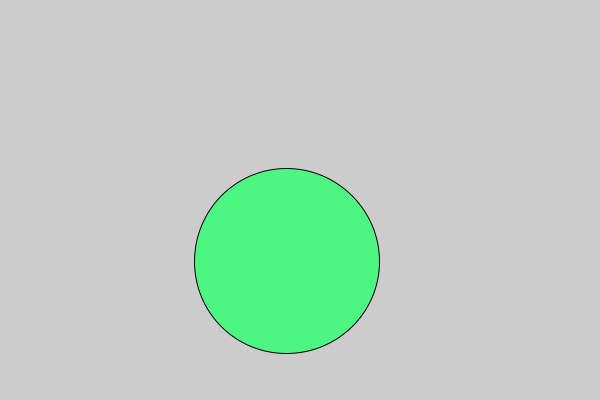
Frame 1 (no input)
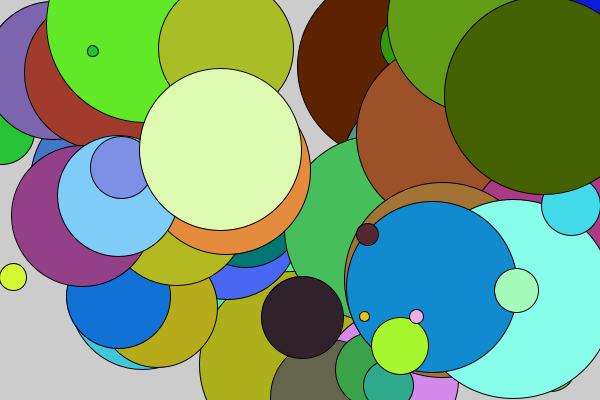
Frame 60 (the mouse pressed at the canvas centre just before this capture)
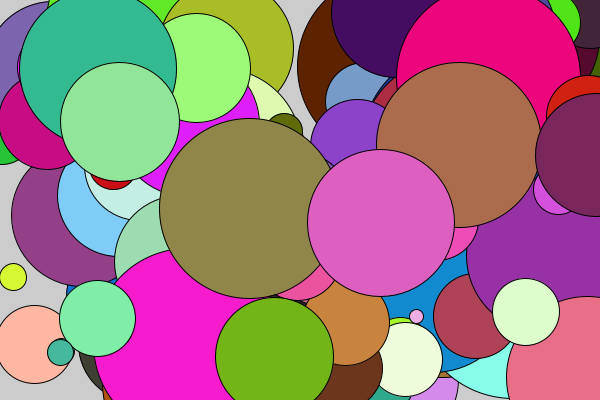
Frame 120 (the mouse held since frame 60 and released just before this capture)

The Processing sketch that drew these frames (run headless with seeded random() and noise(); from frame 60 on, the mouse is pressed at the canvas centre):

// Processing sketch: processing_109908
// ── processing_109908.pde

void setup() {
  size(600, 400);
  frameRate(90);
}
int count = 0;
float[ ] YArray = new float[100];
float[ ] XArray = new float[100];
void draw() {

  /// Fill the arrays with random numbers
  for (int j=0;j<100;j++) {
    XArray[j] = random(600);
    YArray[j] = random(400);
  }

  //////Create Random ints
  
  ////////// Random Array int
  int randomint = floor(random(100));

  ////////// Random ellipse size int
  int sizeint = int(random(200));

  // Random color ints
  int REDint = floor(random(0, 255));
  int GREENint = floor(random(0, 255));
  int BLUEint = floor(random(0, 255));

  // Fil with random color after Count
  fill(REDint, GREENint, BLUEint);
  if (count == 5000) {
    background(BLUEint, GREENint, REDint);
    count = 0;
  }

  // Draw ellipse with random array and random size  
  ellipse(XArray[randomint], YArray[randomint], sizeint, sizeint);
  count = count + 1;
}
